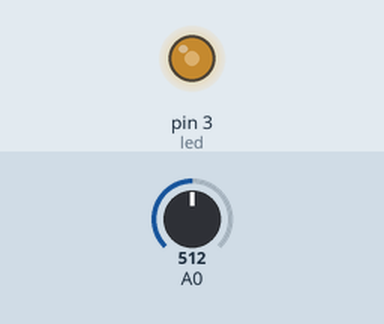
This sketch was run on a simulated Arduino Uno, built with avr-gcc and run on an emulated ATmega328P. On the bench: output pins drawn as LEDs (lit = HIGH). The test bench sets the inputs (shaded band); at power-on: A0 = 512.

Above: at 1.2 s.
1.3 s: A0 set to 716
At 1.9 s:
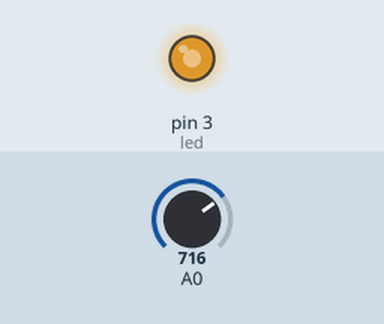
2.8 s: A0 set to 900
At 3.1 s:
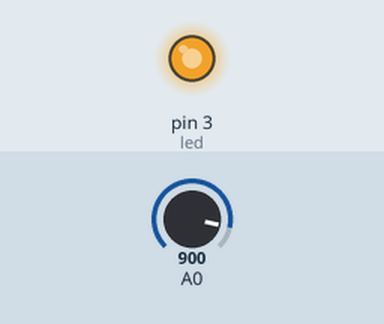
4.3 s: A0 set to 122
At 5.4 s:
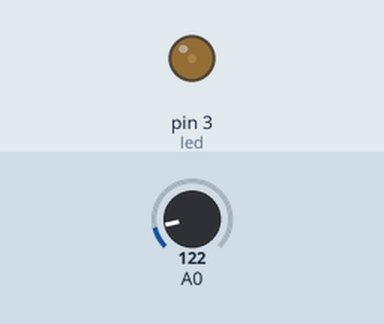
5.8 s: A0 set to 0
At 6.6 s:
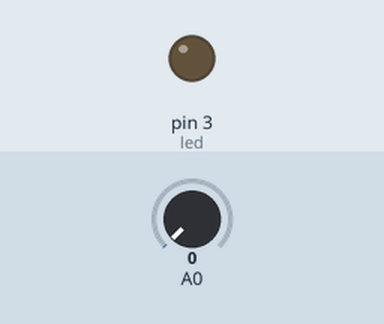
7.3 s: A0 set to 511
At 7.7 s:
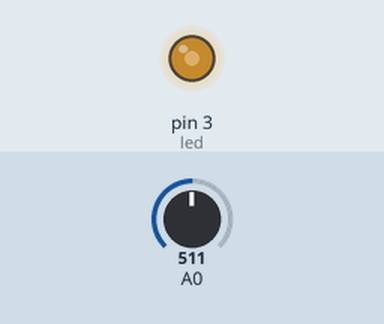
Timing chart, 0 to 9.8 s (numbered marks = the images above; inputs shaded):
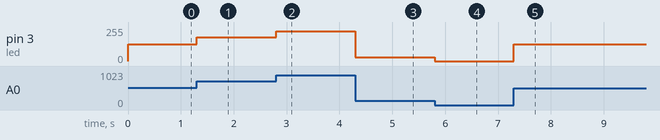

Measured:
- after the input at 1.3 s, pin 3 (led): 127/255 → 178/255 at once
- after the input at 2.8 s, pin 3 (led): 178/255 → 224/255 at once
- after the input at 4.3 s, pin 3 (led): 224/255 → 30/255 at once
- after the input at 5.8 s, pin 3 (led): 30/255 → 0/255 at once
- after the input at 7.3 s, pin 3 (led): 0/255 → 127/255 at once

The sketch:

giam_do_sang_bang_bien_tro.ino
```cpp
int led=3;
void setup() {
  pinMode(led,OUTPUT);
}
void loop() {
  int docbientro=analogRead(A0);
  int x=map(docbientro,0,1023,0,255);
  analogWrite(led,x);

}
```
